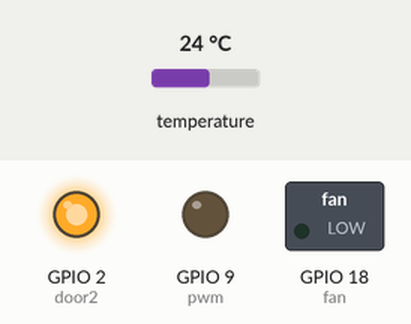
The sketch below on a simulated ESP32. Parts: switched loads named in the sketch (green lamp = pin HIGH), output pins drawn as LEDs (lit = HIGH). The inputs (shaded band) are chosen by the test bench; at power-on: temperature 24 °C. WiFi joins after 1.5 s; servers stay silent unless stated; no MQTT or app messages arrive unless stated; what the sketch prints to the serial monitor is not drawn.

Above: at 2.7 s.
2.8 s: temperature set to 27.2 °C
10.7 s: temperature set to 28.3 °C
At 12.3 s:
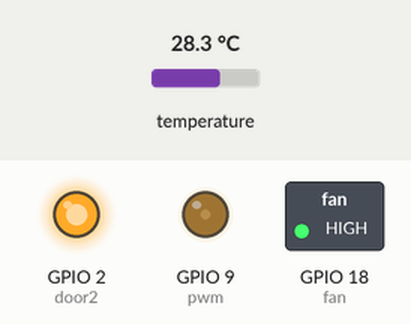
18.6 s: temperature set to 12 °C
At 24.3 s:
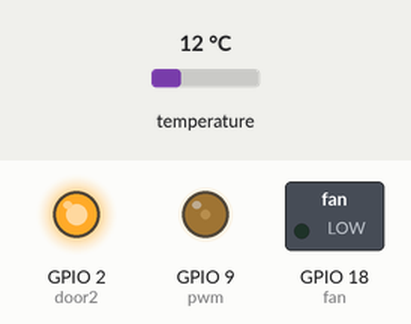
26.5 s: temperature set to 33 °C
At 30.2 s:
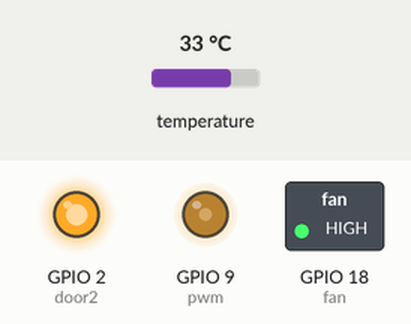
34.4 s: temperature set to 31.5 °C
42.3 s: temperature set to 30.3 °C
At 48.2 s:
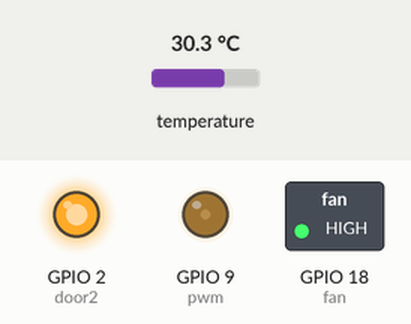
Timing chart, 0 to 49.7 s (numbered marks = the images above; inputs shaded):
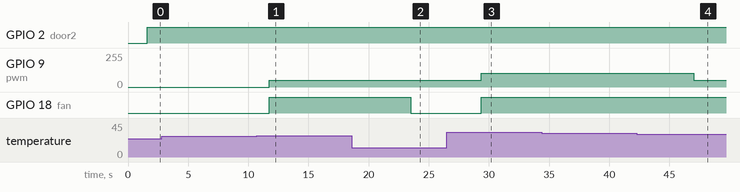

Measured:
- the behaviour switches between 27.9 and 28 °C on temperature (found by bisection; images 0 and 1)
- the behaviour switches between 31 and 30.9 °C on temperature (found by bisection; images 3 and 4)
- after the input at 2.8 s, every drawn part: stays the same
- after the input at 10.7 s, GPIO 9 (pwm): 0/255 → 51/255 after 1.1 s; GPIO 18 (fan): LOW → HIGH after 1.0 s
- after the input at 18.6 s, GPIO 18 (fan): HIGH → LOW after 4.9 s
- after the input at 26.5 s, GPIO 9 (pwm): 51/255 → 102/255 after 2.9 s; GPIO 18 (fan): LOW → HIGH after 2.9 s
- after the input at 34.4 s, every drawn part: stays the same
- after the input at 42.3 s, GPIO 9 (pwm): 102/255 → 51/255 after 4.7 s

The sketch:

wptemp.ino
```cpp
#include <WiFi.h>
#include <PubSubClient.h>
#include <OneWire.h>
#include <DallasTemperature.h>
const char* ssid = "PESU-Element Block";
const char* password = "";
const char* mqtt_server = "10.3.32.59";
const int fan = 18;
const int pwm = 9;
const int heater = 14;
int p=0;
WiFiClient TEMPClient;
PubSubClient client(TEMPClient);
const int door2 = 2;
long lastMsg = 0;
long now = millis();
long lastMeasure = 0;
#define ONE_WIRE_BUS 4
OneWire oneWire(ONE_WIRE_BUS);
DallasTemperature sensors(&oneWire);
int numberOfDevices;
DeviceAddress tempDeviceAddress;
unsigned char devices[10];
float temperaturesC[10], temperaturesF[10], zonea, zoneb, zonec, zoned;
void setup_wifi() {
  delay(10);
  Serial.println();
  Serial.print("Connecting to ");
  Serial.println(ssid);
  WiFi.begin(ssid, password);
  while (WiFi.status() != WL_CONNECTED) {
    delay(500);
    Serial.print(".");
     p += 1;
     if(p>10){
      ESP.restart();
     }
  }
  Serial.println("");
  Serial.print("WiFi connected - ESP IP address: ");
  Serial.println(WiFi.localIP());
}
void callback(String topic, byte* message, unsigned int length) {
  Serial.print("Message arrived on topic: ");
  Serial.print(topic);
  Serial.print(". Message: ");
  String messageTemp;
  for (int i = 0; i < length; i++) {
    Serial.print((char)message[i]);
    messageTemp += (char)message[i];
  }
  Serial.println();
}
void reconnect() {
  while (!client.connected()) {
    Serial.print("Attempting MQTT connection...");
    if (client.connect("ESP32Client")) {
      Serial.println("connected");
      digitalWrite(door2, HIGH);
    } else {
      Serial.print("failed, rc=");
      Serial.print(client.state());
      Serial.println(" try again in 5 seconds");
      ESP.restart();
      delay(5000);
    }
  }
}
void setup() {
  pinMode(fan, OUTPUT);
  pinMode(door2, OUTPUT);
  Serial.begin(115200);
  setup_wifi();
  client.setServer(mqtt_server, 1883);
  client.setCallback(callback);
  Serial.begin(9600);
  sensors.begin();
  numberOfDevices = sensors.getDeviceCount();
  Serial.print("Locating devices...");
  Serial.print("Found ");
  Serial.print(numberOfDevices, DEC);
  Serial.println(" devices.");
  for (int i = 0; i < numberOfDevices; i++) {
    if (sensors.getAddress(tempDeviceAddress, i)) {
      Serial.print("Found device ");
      Serial.print(i, DEC);
      Serial.print(" with address: ");
      devices[i] = printAddress(tempDeviceAddress);
      Serial.println();
    } else {
      Serial.print("Found ghost device at ");
      Serial.print(i, DEC);
      Serial.print(" but could not detect address. Check power and cabling");
    }
  }
}
void loop() {
  if (!client.connected()) {
    reconnect();
  }
  if (!client.loop())
    client.connect("ESP32Client");
  long now = millis();
  if (now - lastMsg > 5000) {
    lastMsg = now;
    sensors.requestTemperatures();
    for (int i = 0; i < numberOfDevices; i++) {
      if (sensors.getAddress(tempDeviceAddress, i)) {
        Serial.print("Temperature for device: ");
        Serial.println(i, DEC);
        float tempC = sensors.getTempC(tempDeviceAddress);
        temperaturesC[i] = tempC;
        Serial.print("Temp C: ");
        Serial.print(tempC);
        Serial.print(" Temp F: ");
        Serial.println(DallasTemperature::toFahrenheit(tempC));
        temperaturesF[i] = DallasTemperature::toFahrenheit(tempC); // Converts tempC to Fahrenheit
      }
    }
    float meantempC = 0.0, meantempF = 0.0;
    for ( int i = 0; i < numberOfDevices; i++) {
      meantempC += temperaturesC[i];
      meantempF += temperaturesF[i];
    }
    zonea = temperaturesC[0];
    zoneb = temperaturesC[1];
    zonec = temperaturesC[2];
    zoned = temperaturesC[3];
    meantempC = meantempC / numberOfDevices;
    meantempF = meantempF / numberOfDevices;
    Serial.println("Mean temperature in Celsius");
    Serial.print(meantempC);
    Serial.println();
    Serial.println("Mean temperature in Fahrenheit");
    Serial.println(meantempF);
    if (meantempC >= 28) {
      Serial.println("Turning fan on");
      digitalWrite(fan, HIGH);
    }
    else {
      Serial.println("Turning fan off");
      digitalWrite(fan, LOW);
    }
    if(meantempC<=18){
      Serial.println("Turning heater on");
      digitalWrite(heater,HIGH);
    }
    else{
      Serial.println("Turning heater off");
      digitalWrite(heater,LOW);
    }
    if(meantempC>=28 && meantempC <31){
      analogWrite(pwm,51);
    }
    else if(meantempC>=31 && meantempC <34){
      analogWrite(pwm,102);
    }
    else if(meantempC>=34 && meantempC <37){
      analogWrite(pwm,153);
    }
    else if(meantempC>=37 && meantempC <40){
      analogWrite(pwm,153);
    }
    else if(meantempC>=40 && meantempC<43){
      analogWrite(pwm,204);
    }
    char tempCString[8], tempFString[8], zoneas[8], zonebs[8], zonecs[8], zoneds[8];
    dtostrf(meantempC, 1, 2, tempCString);
    dtostrf(meantempF, 1, 2, tempFString);
    dtostrf(zonea, 1, 2, zoneas);
    dtostrf(zoneb, 1, 2, zonebs);
    dtostrf(zonec, 1, 2, zonecs);
    dtostrf(zoned, 1, 2, zoneds);
    client.publish("CelsiusReading", tempCString);
    client.publish("FahrenheitReading", tempFString);
    client.publish("ZoneAReading", zoneas);
    client.publish("ZoneBReading", zonebs);
    client.publish("ZoneCReading", zonecs);
    client.publish("ZoneDReading", zoneds);
    delay(5000);
  }
}
unsigned char printAddress(DeviceAddress deviceAddress) {
  for (uint8_t i = 0; i < 8; i++) {
    if (deviceAddress[i] < 16) Serial.print("0");
    Serial.print(deviceAddress[i], HEX);
    return (deviceAddress[i]);
  }
}
```
